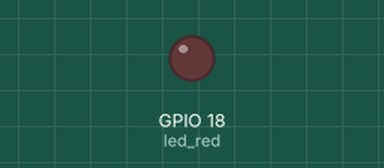
This program was run on a simulated Raspberry Pi (BCM pin numbers). Parts: output pins drawn as LEDs (lit = HIGH).

Above: at 0.1 s.
At 15.1 s:
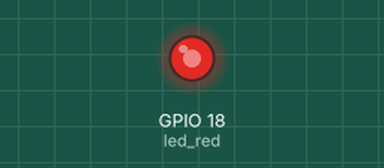
At 27.5 s:
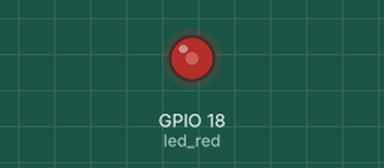
At 39.9 s:
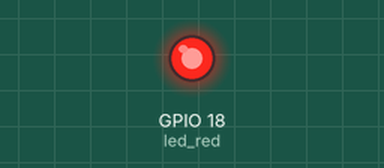
Timing chart, 0 to 40.0 s (numbered marks = the images above):
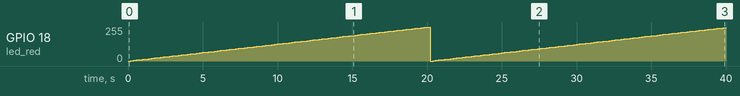

Measured:
- by itself, GPIO 18 (led_red): 0/255 → 3/255 at 0.20 s, → 5/255 0.20 s later, → 8/255 0.20 s later, → 10/255 0.20 s later, … (199 changes in this stretch)

The program:

pwm_write2.py
```python
import RPi.GPIO as GPIO
import time

led_red = 18

GPIO.setmode(GPIO.BCM)
GPIO.setwarnings(False)
GPIO.setup(led_red,GPIO.OUT)

pwm = GPIO.PWM(led_red,1000)
pwm.start(0)

try:
    while True:
        for t_high in range(0, 101):
            pwm.ChangeDutyCycle(t_high)
            time.sleep(0.2)
        for t_high in range(100, -1):
            pwm.ChangeDutyCycle(t_high)
            time.sleep(0.2)
except KeyboardInterrupt:
    pass
pwm.stop()
GPIO.cleanup()
```
